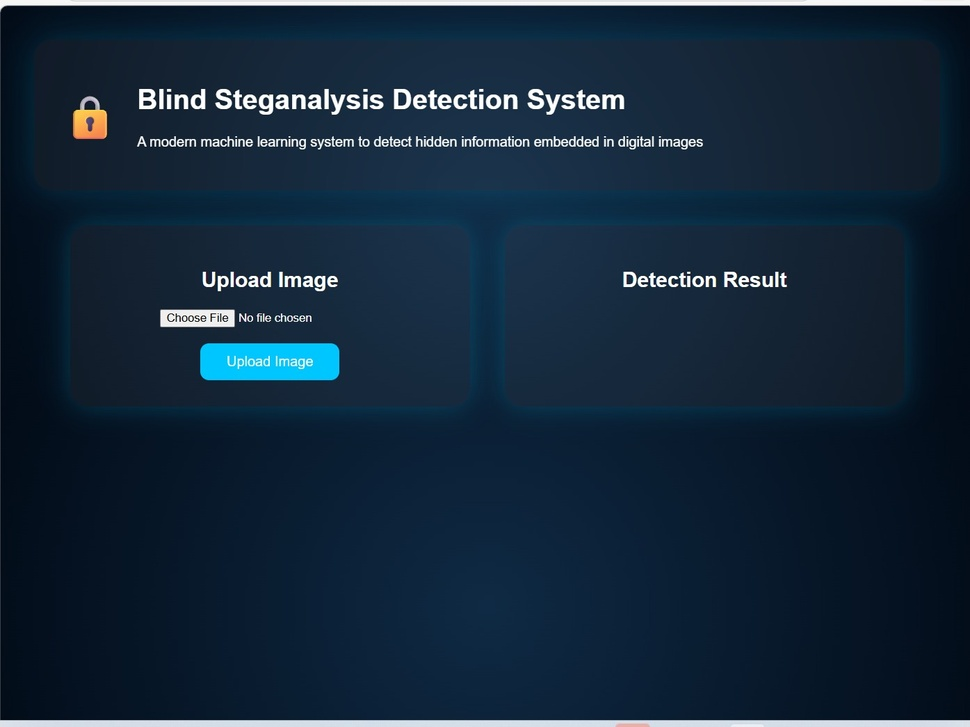
#> input picture WhatsApp Image 2026-03-10 at 11.27.17 PM.jpeg, 970 x 727 px, shrunk from 1395 x 1046 before the run
$ python -i app.py   (imports and definitions only)
#> lines starting #> are read from the running program, lines starting #| are printed output that depends on the picture; after the words box and inside, x2 and y2 are one past the last pixel; in counts of white or black regions, pixels touching at a corner belong together
#> further down, picture is the input picture: shape (727, 970, 3); mean B, G, R 58.1, 39.8, 20.5
from flask import Flask, render_template, request
import cv2
import numpy as np
import joblib

# [3 lines not run here, left out]

def extract_features(image):

    gray = cv2.cvtColor(image, cv2.COLOR_BGR2GRAY).astype(np.float32)
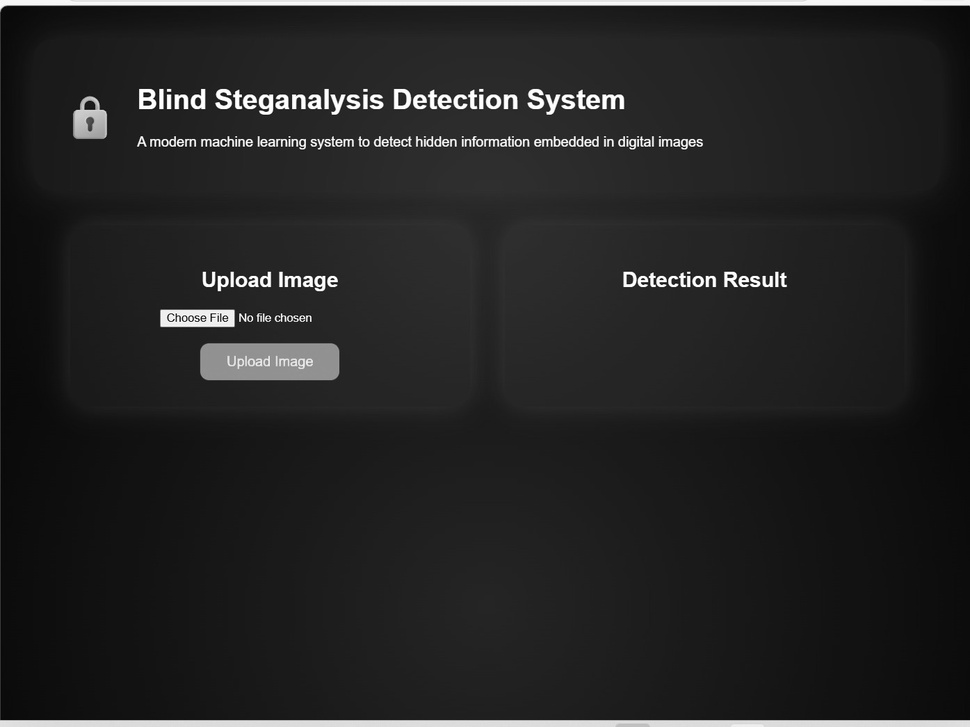
#> gray: shape (727, 970) float32; min 1, max 255, mean 36.1

    mean = np.mean(gray)
#> mean = 36.11
    std = np.std(gray)
#> std = 37.87

    hist = cv2.calcHist([gray.astype(np.uint8)], [0], None, [256], [0,256])
#> hist = 256 values, max 35253 at index 31, min 0 at index 0, mean 2754.6
    hist = hist / np.sum(hist)
#> hist = 256 values, max 0.05 at index 31, min 0 at index 0, mean 0.00391
    entropy = -np.sum(hist * np.log2(hist + 1e-7))
#> entropy = 5.42

    lsb = gray % 2
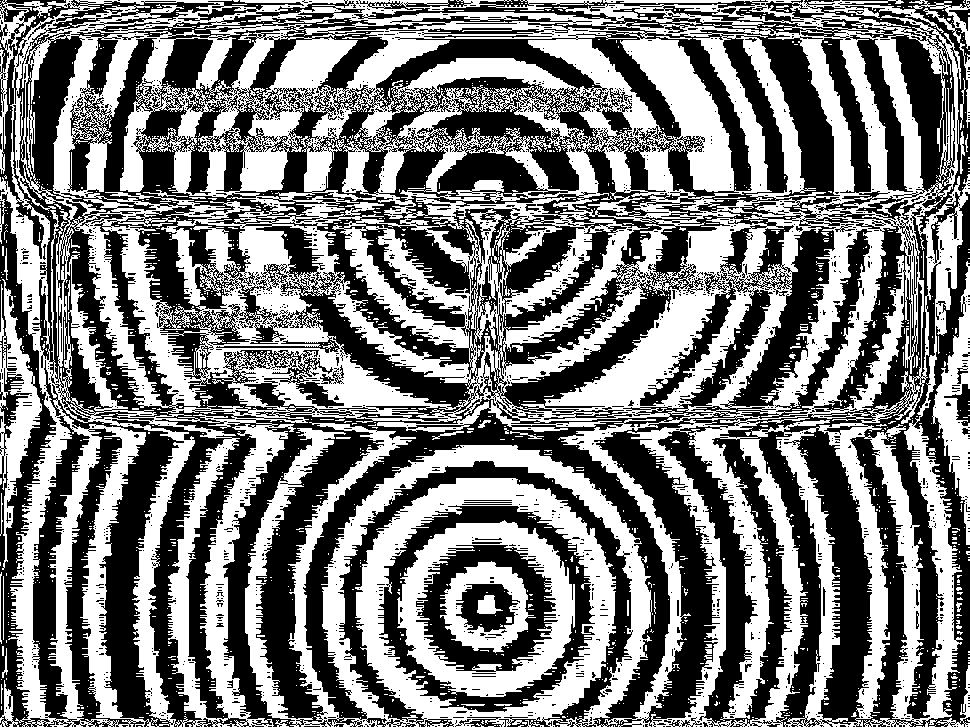
#> lsb: shape (727, 970) float32; values 0 (black) and 1 (white), 48.5% white; 1686 white regions (1617 under 20 px), largest, box (x1, y1, x2, y2) and area: (0, 0, 970, 727) 310638, (397, 520, 575, 697) 10957, (0, 279, 42, 570) 4133
    lsb_ratio = np.sum(lsb) / lsb.size
#> lsb_ratio = 0.485

    horizontal_diff = np.sum(lsb[:, :-1] != lsb[:, 1:])
#> horizontal_diff = 85094
    horizontal_ratio = horizontal_diff / (gray.shape[0]*(gray.shape[1]-1))
#> horizontal_ratio = 0.121

    vertical_diff = np.sum(lsb[:-1, :] != lsb[1:, :])
#> vertical_diff = 119722
    vertical_ratio = vertical_diff / ((gray.shape[0]-1)*gray.shape[1])
#> vertical_ratio = 0.17

    blur = cv2.GaussianBlur(gray,(5,5),0)
    noise = gray - blur
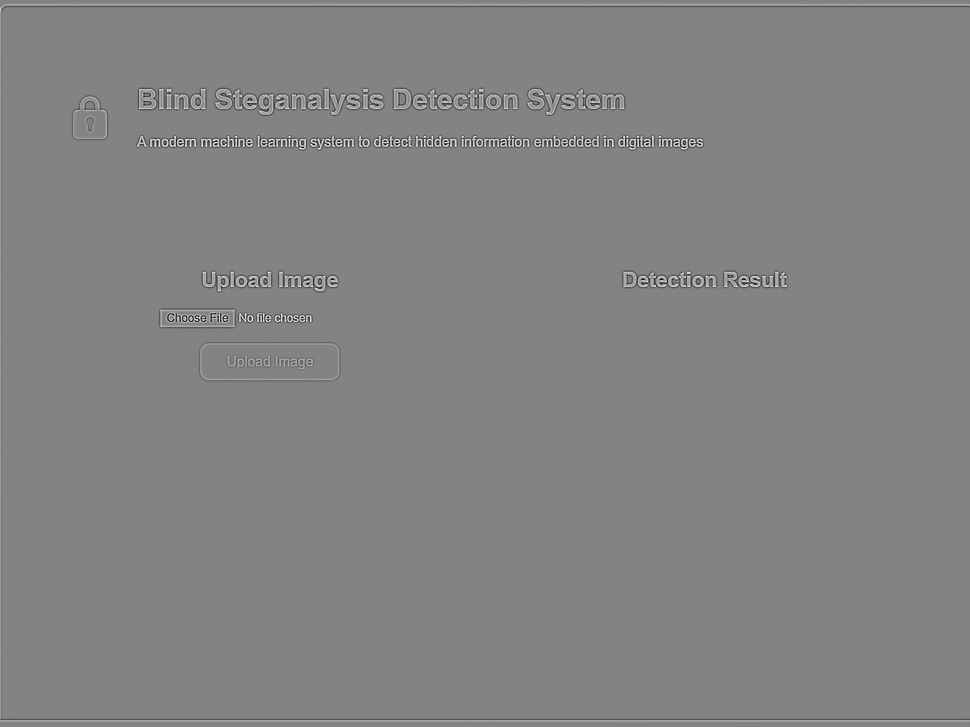
#> noise: shape (727, 970) float32; min -143, max 134.4, mean 0; drawn with min black and max white
    noise_var = np.var(noise)
#> noise_var = 84.28

    even_pixels = np.sum((gray%2)==0)
#> even_pixels = 363251
    odd_pixels = np.sum((gray%2)==1)
#> odd_pixels = 341939
    even_odd_ratio = even_pixels/(odd_pixels+1)
#> even_odd_ratio = 1.06

    return np.array([[mean,std,entropy,lsb_ratio,
                      horizontal_ratio,vertical_ratio,
                      noise_var,even_odd_ratio]])

# [22 lines that did not run here, left out]

# [2 lines not run here, left out]

>>> import cv2
>>> picture = cv2.imread('WhatsApp Image 2026-03-10 at 11.27.17 PM.jpeg')
>>> result = extract_features(picture)
